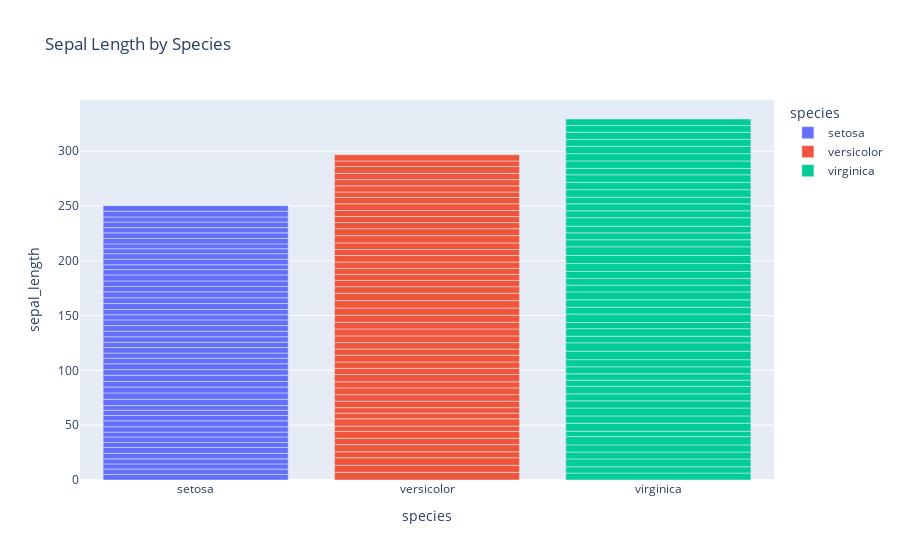

The notebook cell this image was saved under:
### Markdown cell above
### 3.3 Using The New Package
Finally, it's time to use the newly installed package! Pick a dataset from the [data package](https://plotly.com/python-api-reference/generated/plotly.data.html) that is a part of Plotly. 


### 3.3.1 (10 points):

Create a graph using one of these datasets. You can use the documentation for inspiration, but try to change the variables around so you get to really experience the package! Make sure to include titles and axis labels!

### Code cell
import plotly
import plotly.express as px
import numpy as np
iris = plotly.data.iris()
fig = px.bar(iris, x='species', y='sepal_length',title = "Sepal Length by Species", color = "species")
fig.show()

### Figure 1 — Plotly figure (JSON) as saved in the notebook; plotly's stock layout.template omitted (floating-point values rounded to 4 significant figures)
{"data": [{"alignmentgroup": "True", "hovertemplate": "species=%{x}<br>sepal_length=%{y}<extra></extra>", "legendgroup": "setosa", "marker": {"color": "#636efa", "pattern": {"shape": ""}}, "name": "setosa", "offsetgroup": "setosa", "orientation": "v", "showlegend": true, "textposition": "auto", "type": "bar", "x": ["setosa", "setosa", "setosa", "setosa", "setosa", "setosa", "setosa", "setosa", "setosa", "setosa", "setosa", "setosa", "setosa", "setosa", "setosa", "setosa", "setosa", "setosa", "setosa", "setosa", "setosa", "setosa", "setosa", "setosa", "setosa", "setosa", "setosa", "setosa", "setosa", "setosa", "setosa", "setosa", "setosa", "setosa", "setosa", "setosa", "setosa", "setosa", "setosa", "setosa", "setosa", "setosa", "setosa", "setosa", "setosa", "setosa", "setosa", "setosa", "setosa", "setosa"], "xaxis": "x", "y": [5.1, 4.9, 4.7, 4.6, 5, 5.4, 4.6, 5, 4.4, 4.9, 5.4, 4.8, 4.8, 4.3, 5.8, 5.7, 5.4, 5.1, 5.7, 5.1, 5.4, 5.1, 4.6, 5.1, 4.8, 5, 5, 5.2, 5.2, 4.7, 4.8, 5.4, 5.2, 5.5, 4.9, 5, 5.5, 4.9, 4.4, 5.1, 5, 4.5, 4.4, 5, 5.1, 4.8, 5.1, 4.6, 5.3, 5], "yaxis": "y"}, {"alignmentgroup": "True", "hovertemplate": "species=%{x}<br>sepal_length=%{y}<extra></extra>", "legendgroup": "versicolor", "marker": {"color": "#EF553B", "pattern": {"shape": ""}}, "name": "versicolor", "offsetgroup": "versicolor", "orientation": "v", "showlegend": true, "textposition": "auto", "type": "bar", "x": ["versicolor", "versicolor", "versicolor", "versicolor", "versicolor", "versicolor", "versicolor", "versicolor", "versicolor", "versicolor", "versicolor", "versicolor", "versicolor", "versicolor", "versicolor", "versicolor", "versicolor", "versicolor", "versicolor", "versicolor", "versicolor", "versicolor", "versicolor", "versicolor", "versicolor", "versicolor", "versicolor", "versicolor", "versicolor", "versicolor", "versicolor", "versicolor", "versicolor", "versicolor", "versicolor", "versicolor", "versicolor", "versicolor", "versicolor", "versicolor", "versicolor", "versicolor", "versicolor", "versicolor", "versicolor", "versicolor", "versicolor", "versicolor", "versicolor", "versicolor"], "xaxis": "x", "y": [7, 6.4, 6.9, 5.5, 6.5, 5.7, 6.3, 4.9, 6.6, 5.2, 5, 5.9, 6, 6.1, 5.6, 6.7, 5.6, 5.8, 6.2, 5.6, 5.9, 6.1, 6.3, 6.1, 6.4, 6.6, 6.8, 6.7, 6, 5.7, 5.5, 5.5, 5.8, 6, 5.4, 6, 6.7, 6.3, 5.6, 5.5, 5.5, 6.1, 5.8, 5, 5.6, 5.7, 5.7, 6.2, 5.1, 5.7], "yaxis": "y"}, {"alignmentgroup": "True", "hovertemplate": "species=%{x}<br>sepal_length=%{y}<extra></extra>", "legendgroup": "virginica", "marker": {"color": "#00cc96", "pattern": {"shape": ""}}, "name": "virginica", "offsetgroup": "virginica", "orientation": "v", "showlegend": true, "textposition": "auto", "type": "bar", "x": ["virginica", "virginica", "virginica", "virginica", "virginica", "virginica", "virginica", "virginica", "virginica", "virginica", "virginica", "virginica", "virginica", "virginica", "virginica", "virginica", "virginica", "virginica", "virginica", "virginica", "virginica", "virginica", "virginica", "virginica", "virginica", "virginica", "virginica", "virginica", "virginica", "virginica", "virginica", "virginica", "virginica", "virginica", "virginica", "virginica", "virginica", "virginica", "virginica", "virginica", "virginica", "virginica", "virginica", "virginica", "virginica", "virginica", "virginica", "virginica", "virginica", "virginica"], "xaxis": "x", "y": [6.3, 5.8, 7.1, 6.3, 6.5, 7.6, 4.9, 7.3, 6.7, 7.2, 6.5, 6.4, 6.8, 5.7, 5.8, 6.4, 6.5, 7.7, 7.7, 6, 6.9, 5.6, 7.7, 6.3, 6.7, 7.2, 6.2, 6.1, 6.4, 7.2, 7.4, 7.9, 6.4, 6.3, 6.1, 7.7, 6.3, 6.4, 6, 6.9, 6.7, 6.9, 5.8, 6.8, 6.7, 6.7, 6.3, 6.5, 6.2, 5.9], "yaxis": "y"}], "layout": {"barmode": "relative", "legend": {"title": {"text": "species"}, "tracegroupgap": 0}, "title": {"text": "Sepal Length by Species"}, "xaxis": {"anchor": "y", "categoryarray": ["setosa", "versicolor", "virginica"], "categoryorder": "array", "domain": [0, 1], "title": {"text": "species"}}, "yaxis": {"anchor": "x", "domain": [0, 1], "title": {"text": "sepal_length"}}}}
